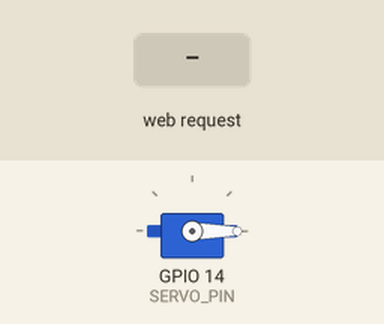
Recording of a sketch running on a simulated ESP32. Shown: servo. The inputs (shaded band) are chosen by the test bench. What the sketch prints to the serial monitor is not drawn.

Above: at 1.5 s.
1.6 s: HTTP request GET /on received
At 2.3 s:
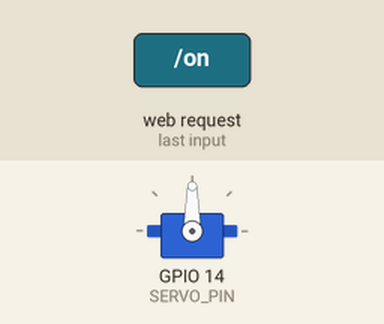
3.1 s: HTTP request GET /off received
At 3.5 s:
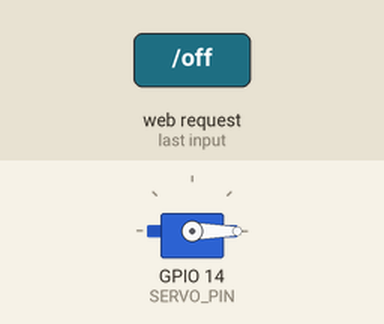
Timing chart, 0 to 6.1 s (numbered marks = the images above; inputs shaded):
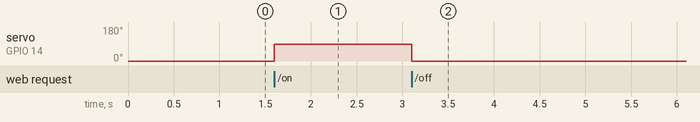

Measured:
- after the input at 1.6 s, servo on GPIO 14 (SERVO_PIN): 0° → 90° at once
- after the input at 3.1 s, servo on GPIO 14 (SERVO_PIN): 90° → 0° at once

The sketch:

sketch_10.ino
```cpp
#include <WiFi.h>
#include <WebServer.h>
#include <ESP32Servo.h>

const char* SSID = "ESP32_SERVO";
const char* PASS = "12345678";

WebServer server(80);

Servo servo;

const int SERVO_PIN = 14;     // MG90Sの信号線をGPIO14へ

int currentAngle = 0;

String makePage() {
  String html;
  html += "<!DOCTYPE html><html><head><meta charset='UTF-8'>";
  html += "<meta name='viewport' content='width=device-width, initial-scale=1'>";
  html += "<title>Smart Servo</title>";
  html += "<style>";
  html += "body{font-family:sans-serif;text-align:center;margin-top:40px;}";
  html += "button{font-size:28px;padding:15px 40px;margin:20px;}";
  html += "</style></head><body>";
  html += "<h1>ESP32 Servo Control</h1>";
  html += "<p>現在角度: " + String(currentAngle) + "°</p>";
  html += "<a href='/on'><button>ON (90°)</button></a><br>";
  html += "<a href='/off'><button>OFF (0°)</button></a>";
  html += "</body></html>";
  return html;
}

void handleRoot() {
  server.send(200, "text/html", makePage());
}

void handleOn() {
  currentAngle = 90;
  servo.write(currentAngle);
  server.sendHeader("Location", "/");
  server.send(303); // 再読み込みで角度表示が更新
}

void handleOff() {
  currentAngle = 0;
  servo.write(currentAngle);
  server.sendHeader("Location", "/");
  server.send(303);
}

void setup() {
  Serial.begin(115200);

  servo.setPeriodHertz(50);                // 50Hz
  servo.attach(SERVO_PIN, 500, 2400);      // pin, min_us, max_us
  servo.write(0);
  delay(300);

  // WiFi アクセスポイント設定
  WiFi.mode(WIFI_AP);
  WiFi.softAP(SSID, PASS);

  Serial.println("WiFi AP モード起動");
  Serial.print("SSID: ");
  Serial.println(SSID);
  Serial.print("接続パス: ");
  Serial.println(PASS);
  Serial.print("アクセス先URL: http://");
  Serial.println(WiFi.softAPIP()); // 192.168.4.1

  server.on("/", handleRoot);
  server.on("/on", handleOn);
  server.on("/off", handleOff);
  server.begin();
  Serial.println("WebServer started");
}

void loop() {
  server.handleClient();
}
```
